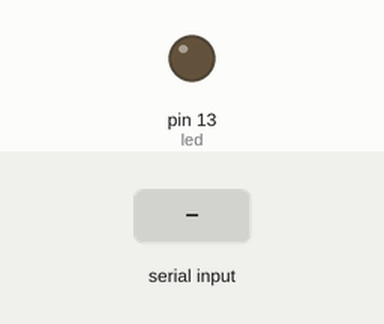
This sketch was run on a simulated Arduino Uno, built with avr-gcc and run on an emulated ATmega328P. On the bench: output pins drawn as LEDs (lit = HIGH). Inputs (shaded band) come from the test bench.

Above: at 1.2 s.
1.3 s: "1" received over Serial
At 1.9 s:
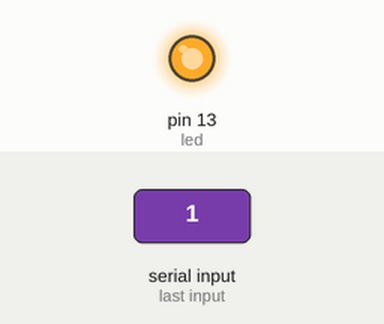
2.8 s: "0" received over Serial
At 4.2 s:
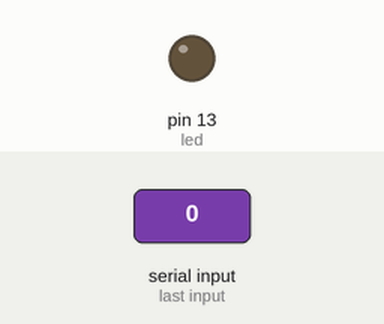
Timing chart, 0 to 5.8 s (numbered marks = the images above; inputs shaded):
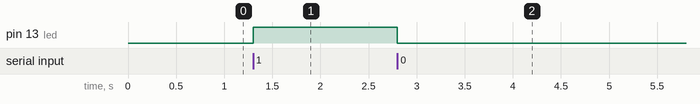

Measured:
- after the input at 1.3 s, pin 13 (led): LOW → HIGH at once
- after the input at 2.8 s, pin 13 (led): HIGH → LOW at once

The sketch:

ArduinoPythonCom.ino
```cpp
const int led = 13;
void setup() {
  // put your setup code here, to run once:
  Serial.begin(9600);
  pinMode(led,OUTPUT);
}

void loop() {
  // put your main code here, to run repeatedly:
//  digitalWrite(led,HIGH);
//  delay(500);
//  digitalWrite(led,LOW);
//  delay(500);
    if(Serial.available() > 0){
      switch(Serial.read()){
        case '0': digitalWrite(led,LOW);
                  break;
        case '1': digitalWrite(led,HIGH);
                  break;
        default:  break;
      }
    }

}
```
